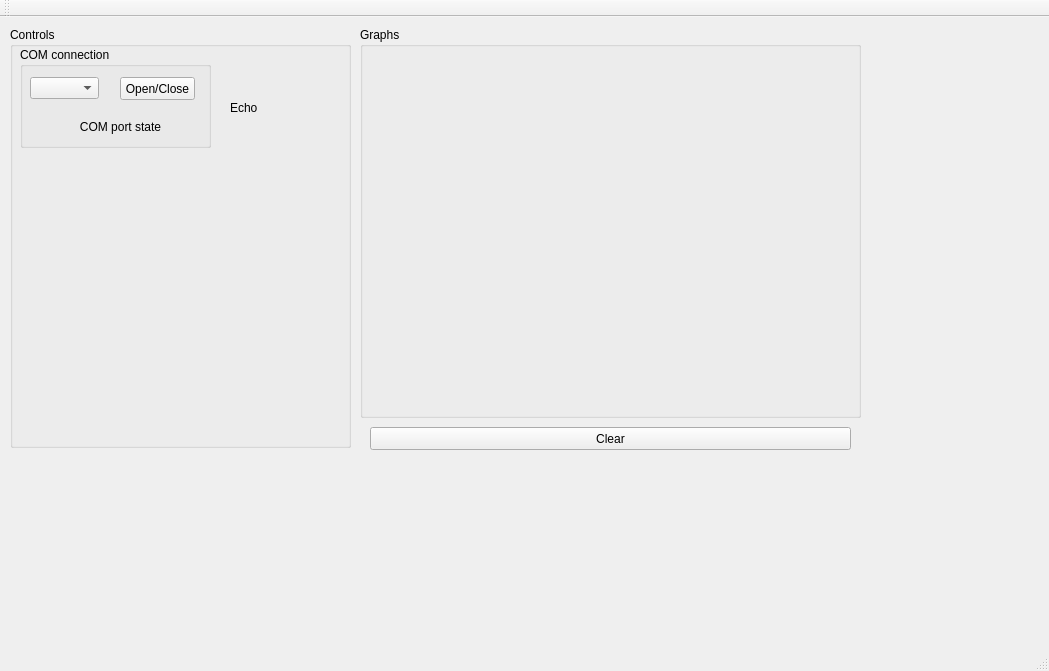
<?xml version="1.0" encoding="UTF-8"?>
<ui version="4.0">
 <class>MainWindow</class>
 <widget class="QMainWindow" name="MainWindow">
  <property name="geometry">
   <rect>
    <x>0</x>
    <y>0</y>
    <width>1049</width>
    <height>671</height>
   </rect>
  </property>
  <property name="sizePolicy">
   <sizepolicy hsizetype="Fixed" vsizetype="Fixed">
    <horstretch>0</horstretch>
    <verstretch>0</verstretch>
   </sizepolicy>
  </property>
  <property name="windowTitle">
   <string>MainWindow</string>
  </property>
  <widget class="QWidget" name="centralWidget">
   <property name="sizePolicy">
    <sizepolicy hsizetype="Expanding" vsizetype="Expanding">
     <horstretch>0</horstretch>
     <verstretch>0</verstretch>
    </sizepolicy>
   </property>
   <widget class="QGroupBox" name="Graphs">
    <property name="geometry">
     <rect>
      <x>360</x>
      <y>10</y>
      <width>501</width>
      <height>391</height>
     </rect>
    </property>
    <property name="sizePolicy">
     <sizepolicy hsizetype="Expanding" vsizetype="Expanding">
      <horstretch>0</horstretch>
      <verstretch>0</verstretch>
     </sizepolicy>
    </property>
    <property name="title">
     <string>Graphs</string>
    </property>
   </widget>
   <widget class="QGroupBox" name="Controls_group">
    <property name="geometry">
     <rect>
      <x>10</x>
      <y>10</y>
      <width>341</width>
      <height>421</height>
     </rect>
    </property>
    <property name="sizePolicy">
     <sizepolicy hsizetype="Fixed" vsizetype="Expanding">
      <horstretch>0</horstretch>
      <verstretch>0</verstretch>
     </sizepolicy>
    </property>
    <property name="minimumSize">
     <size>
      <width>341</width>
      <height>421</height>
     </size>
    </property>
    <property name="title">
     <string>Controls</string>
    </property>
    <widget class="QGroupBox" name="COM_group">
     <property name="geometry">
      <rect>
       <x>10</x>
       <y>20</y>
       <width>191</width>
       <height>101</height>
      </rect>
     </property>
     <property name="sizePolicy">
      <sizepolicy hsizetype="Fixed" vsizetype="Fixed">
       <horstretch>0</horstretch>
       <verstretch>0</verstretch>
      </sizepolicy>
     </property>
     <property name="title">
      <string>COM connection</string>
     </property>
     <widget class="QComboBox" name="com_combobox">
      <property name="geometry">
       <rect>
        <x>10</x>
        <y>30</y>
        <width>69</width>
        <height>22</height>
       </rect>
      </property>
     </widget>
     <widget class="QPushButton" name="com_button">
      <property name="geometry">
       <rect>
        <x>100</x>
        <y>30</y>
        <width>75</width>
        <height>23</height>
       </rect>
      </property>
      <property name="text">
       <string>Open/Close</string>
      </property>
     </widget>
     <widget class="QLabel" name="comstate_label">
      <property name="geometry">
       <rect>
        <x>60</x>
        <y>70</y>
        <width>81</width>
        <height>20</height>
       </rect>
      </property>
      <property name="text">
       <string>COM port state</string>
      </property>
      <property name="alignment">
       <set>Qt::AlignCenter</set>
      </property>
     </widget>
    </widget>
    <widget class="QLabel" name="echo_label">
     <property name="geometry">
      <rect>
       <x>220</x>
       <y>30</y>
       <width>101</width>
       <height>101</height>
      </rect>
     </property>
     <property name="text">
      <string>Echo</string>
     </property>
    </widget>
   </widget>
   <widget class="QPushButton" name="clearGraph_button">
    <property name="geometry">
     <rect>
      <x>370</x>
      <y>410</y>
      <width>481</width>
      <height>23</height>
     </rect>
    </property>
    <property name="text">
     <string>Clear</string>
    </property>
   </widget>
  </widget>
  <widget class="QMenuBar" name="menuBar">
   <property name="geometry">
    <rect>
     <x>0</x>
     <y>0</y>
     <width>1049</width>
     <height>20</height>
    </rect>
   </property>
  </widget>
  <widget class="QToolBar" name="mainToolBar">
   <attribute name="toolBarArea">
    <enum>TopToolBarArea</enum>
   </attribute>
   <attribute name="toolBarBreak">
    <bool>false</bool>
   </attribute>
  </widget>
  <widget class="QStatusBar" name="statusBar"/>
 </widget>
 <layoutdefault spacing="6" margin="11"/>
 <resources/>
 <connections/>
</ui>
